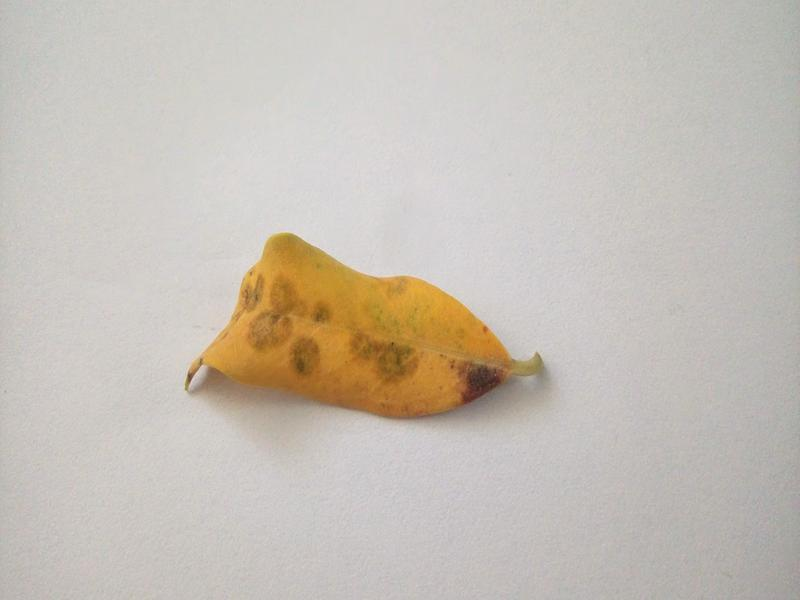
#> input picture dataset/peacock_disease/A13.JPG, 800 x 600 px, given as the content of the folder dataset/healthy, which was not available
$ jupyter execute --allow-errors Olive.ipynb   (text cells are left out)
#> lines starting #> are read from the running program, lines starting #| are printed output that depends on the picture; after the words box and inside, x2 and y2 are one past the last pixel; in counts of white or black regions, pixels touching at a corner belong together; pictures that were not available may be replaced by others from this repository, and a replacement may not be noted
[cell 1]
## IMPORT LIBRARIES ##

import numpy as np #numpy for

import pandas as pd # pandas

from matplotlib import pyplot as plt # matplot library
import seaborn as sns

[cell 2]
## IMPORT LIBRARIES ##

import os
from matplotlib import image as mpimg
from random import randint
from PIL import Image
from skimage import io, img_as_float, img_as_ubyte
from skimage.io import imread, imshow
import cv2
from glob import glob
from sklearn.decomposition import PCA
import warnings
warnings.filterwarnings('ignore')

##########

[cell 3]
## importing `os` library ##

import os

[cell 4]
## Load the image directories ##

dir = 'dataset' # paste your folder directory

# returns a list containing the names of the images in the `healthy` folder
healthy_data= os.listdir(dir + '/healthy')

# returns a list containing the names of the images in the a`culus olearius` folder
aculus_olearius_data= os.listdir(dir + '/aculus_olearius')

#returns a list containing the names of the images in the `peacock spot` folder
peacock_disease_data= os.listdir(dir + '/peacock_disease')

all_data = [healthy_data, aculus_olearius_data, peacock_disease_data]

##########

[cell 5]
########################################################################
## DISPLAY A RANDOM SAMPLE OF THREE IMAGES FROM THE DIFFERENT CLASSES ##
########################################################################


# STEP 1: Initialize a dictionary with class names as keys and directory path values

class_directories = {
    'Healthy Leaves': os.path.join(dir, 'healthy'), # Path to the directory containing the Healthy Leaves dataset
    'Aculus Olearius Infected Leaves': os.path.join(dir, 'aculus_olearius'), # Path to the directory containing images with Aculus Olearius Leaves
    'Peacock Disease Infected Leaves': os.path.join(dir, 'peacock_disease') # Path to the directory containing images with Peacock Spot Leaves
}


# STEP 2: Loop through each class to generate and plot samples

#> (the rest of this cell did not finish here and is left out)

[cell 6]
######################################################################
## BAR CHART TO VISUALIZE THE DISTRIBUTION OF IMAGES ACROSS CLASSES ##
######################################################################


## STEP 1: Initialize a dictionary with class names as keys and the number of images in each class as values


data_directories = {
    'Healthy Leaves': healthy_data, # Path to the directory containing the Healthy Leaves dataset
    'Aculus Olearius Leaves': aculus_olearius_data, # Path to the directory containing images with Aculus Olearius Leaves
    'Peacock Disease Leaves': peacock_disease_data # Path to the directory containing images with Peacock Spot Leaves
}

## STEP 2: Find the number of images in each class

leng = [len(data_directories['Healthy Leaves']), len(data_directories['Aculus Olearius Leaves']), len(data_directories['Peacock Disease Leaves'])]


## STEP 3: Plot the number of images for each class using a bar chart

plt.bar(data_directories.keys(), leng , width = .5)  # (x,y) = (class name, mumber of images)
plt.title("Number of Images by Class")  # Title of the plot
plt.ylabel('# of Images')  # Label for the y-axis
plt.show()  # Displays the plot
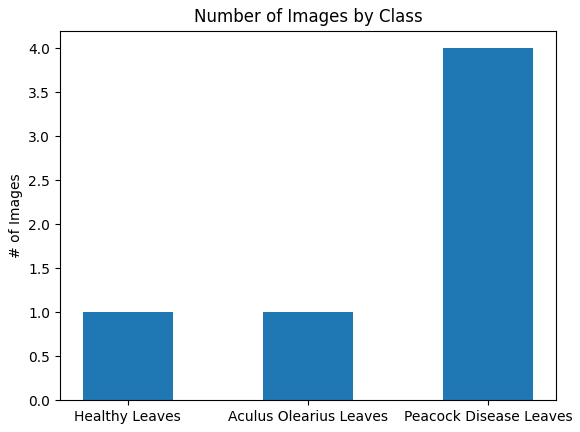
#> figure drawn by matplotlib, 1 panel; tallest bar 4 high, from x = 1.75 to 2.25

####

[cell 7]
######################################################################
## PLOTTING THE DISTRIBUTION OF DIMENSIONS FOR EACH CLASS OF IMAGES ##
######################################################################

## STEP 1: Define a dictionary with directory names for each class of images

train_dir = {
    'healthy_dir': os.path.join(dir, 'healthy/'), # Path to the directory containing healthy leaf images
    'aculus_olearius_dir': os.path.join(dir, 'aculus_olearius/'), # Path to the directory with aculus olearius infected leaf images
    'peacock_disease_dir': os.path.join(dir, 'peacock_disease/')  # Path to the directory of leaves with peacock disease
}

## STEP 2: Loop through each directory in the dictionary

for name, directory in train_dir.items():

    # List all files in the current directory
    filelist = [os.path.join(directory, f) for f in os.listdir(directory)]

    # Initialize lists to store the heights and widths of images
    heights = [] # list to store the height of each image
    widths = [] # list to store the width of each image

## STEP 3: Loop over each file in the directory

    for file in filelist:

        try:
            img = mpimg.imread(file) # Attempt to read the image file
#> img is the input picture: shape (600, 800, 3); mean R, G, B 198.6, 191.7, 182.8
        except:
            continue # If reading the image fails, skip to the next file

        # Extract the height and width of the current image
        h = img.shape[0] # image height
        w = img.shape[1] # image width

        # Append the image's dimensions to the respective lists
        heights.append(h)
        widths.append(w)

## STEP 4:

    # Create a DataFrame from the collected image dimensions
    dim_df = pd.DataFrame({'height': heights, 'width': widths})

    # Group the dimensions to count the occurrence of each size combination
    sizes = dim_df.groupby(['height', 'width']).size().reset_index().rename(columns={0: 'count'})

    # Plot
    sizes.plot.scatter(x='width', y='height',) # scatter plot where x-axis represents width and y-axis is height
    plt.title(f'Image Sizes (pixels)|{name}') # set the title of the plot to indicate the class of images being plotted
    plt.show()  # display plot for each class
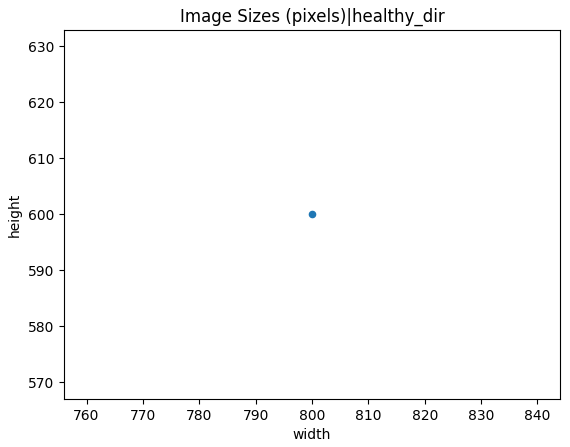
#> figure drawn by matplotlib, 1 panel

####

#> (a cell that did not finish here is left out)

[cell 9]
## IMPORT LIBRARY##

from sklearn.cluster import KMeans

#> (a cell that did not finish here is left out)

[cell 11]
###################
## K-MEANS MODEL ##
###################


## STEP 1: Instantiate the K-MEANS Model

kmeans = KMeans(n_clusters=2, random_state=123) # 2 clusters to segment the image into leaf and background
#> (the rest of this cell did not finish here and is left out)

#> (a cell that did not finish here is left out)

#> (a cell that did not finish here is left out)

#> (a cell that did not finish here is left out)

#> (a cell that did not finish here is left out)

[cell 16]
# Define the Function #
def get_slope(img):
    '''
    Takes in an RGB image array and returns the slope of the leaf's orientation in the image.

    Parameters:
    img (numpy.ndarray): The input image array in RGB format.

    Returns:
    float: The calculated slope of the leaf's orientation.
    '''

    # Flatten the image for KMeans
    flat_img = img.reshape(-1, 3)

    # Apply KMeans to segment the image
    kmeans = KMeans(n_clusters=2, random_state=123)
    kmeans.fit(flat_img)
    labels = kmeans.predict(flat_img)

    # Ensure the majority class is considered as the leaf
    if labels.sum() > (1-labels).sum():
        labels = 1 - labels

    # Reshape labels back to the original image shape
    label_img = labels.reshape(600,800)
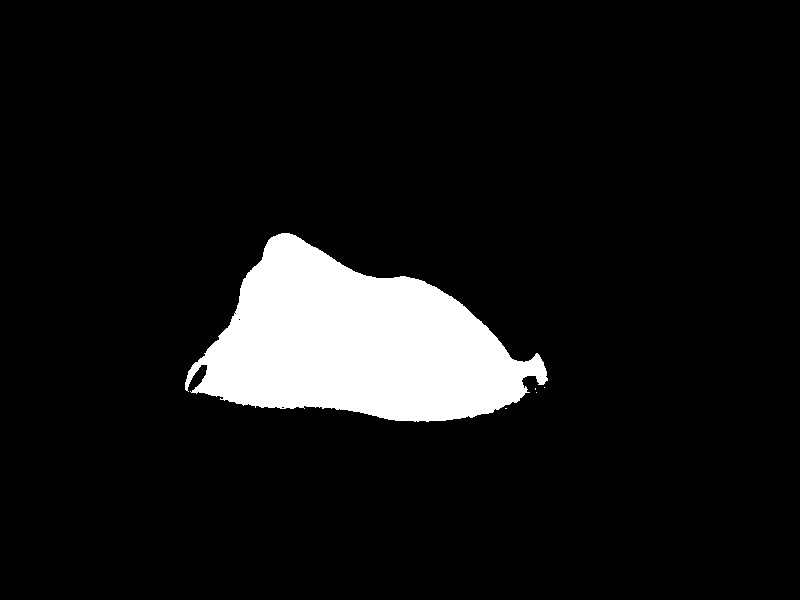
#> label_img: shape (600, 800) int32; values 0 (black) and 1 (white), 8.4% white; 5 white regions (4 under 20 px), largest, box (x1, y1, x2, y2) and area: (185, 233, 548, 422) 40401
    label_sum_row = label_img.sum(axis=1)
#> label_sum_row = 600 values, max 351 at index 364, min 0 at index 0, mean 67.34
    label_sum_col = label_img.sum(axis=0)
#> label_sum_col = 800 values, max 176 at index 281, min 0 at index 0, mean 50.51

    # Calculate first and last indices for rows and columns where the leaf is present
    first_row_index = np.argmax((label_sum_row) > 10)
#> first_row_index = 234
    last_row_index = 600 - np.argmax(((label_sum_row) > 10)[::-1])
#> last_row_index = 421
    first_col_index = np.argmax((label_sum_col) > 10)
#> first_col_index = 186
    last_col_index = 800 - np.argmax(((label_sum_col) > 10)[::-1])
#> last_col_index = 546

    # Calculate the slope
    slope = (last_row_index - first_row_index)/(last_col_index - first_col_index)
#> slope = 0.519

    return slope

#> (a cell that did not finish here is left out)

[cell 18]
## Find slope of leaf's orientaton for healthy leaves ##

# empty list
healthy_slopes = []

# for loop to iterate through images in healthy directory
for i in healthy_data:

    total = len(healthy_data) # total number of images is the length of the list of file names
    current = healthy_data.index(i) # the index of the current image the loop is on

    # progress bar
    print("On image ", current, ' from ', total, ' images.', end="\r", flush= True)

    # reading the image
    try:
        image = mpimg.imread(dir + '/healthy/' + i)
    except:
        continue


    slope = get_slope(image) # use the `get_slope` function to find teh slope
#> slope = 0.519
    healthy_slopes.append(slope) # store slopes in a list

[cell 19]
## Find slope of leaf's orientaton for healthy leaves ##

# empty list
peacock_slopes = []

# for loop to iterate through images in healthy directory
for i in peacock_disease_data:

    total = len(peacock_disease_data) # total number of images is the length of the list of file names
    current = peacock_disease_data.index(i) # the index of the current image the loop is on

    # progress bar
    print("On image ", current, ' from ', total, ' images.', end="\r", flush= True)

    # reading the image
    try:
        image = mpimg.imread(dir + '/peacock_disease/' + i)
    except:
        continue


    slope = get_slope(image) # use the `get_slope` function to find teh slope
    peacock_slopes.append(slope) # store slopes in a list

[cell 20]
## Find slope of leaf's orientaton for healthy leaves ##

# empty list
aculus_olearius_slopes = []
#> aculus_olearius_slopes = []

# for loop to iterate through images in healthy directory
for i in aculus_olearius_data:

    total = len(aculus_olearius_data) # total number of images is the length of the list of file names
    current = aculus_olearius_data.index(i) # the index of the current image the loop is on

    # progress bar
    print("On image ", current, ' from ', total, ' images.', end="\r", flush= True)

    # reading the image
    try:
        image = mpimg.imread(dir + '/aculus_olearius/' + i)
    except:
        continue


    slope = get_slope(image) # use the `get_slope` function to find teh slope
#> slope = 0.519
    aculus_olearius_slopes.append(slope) # store slopes in a list

[cell 21]
# Dictionary to hold the slope data and corresponding titles
slope_data = {
    'Healthy Leaf Slopes': healthy_slopes,
    'Slopes of Leaves Infected with Aculus Olearius Disease': aculus_olearius_slopes,
    'Slopes of Leaves Infected with Peacock Spot Disease': peacock_slopes
}

# Iterate over the dictionary to generate histograms for each set of slopes
for title, slopes in slope_data.items():
    plt.figure(figsize=(6, 3))  # Set the figure size
    plt.hist(slopes, bins=30, color='green', edgecolor='black')  # Generate the histogram
    plt.title(title)  # Set the title for each histogram
    plt.xlabel('Slope')  # Label for the x-axis
    plt.ylabel('Frequency')  # Label for the y-axis
    plt.tight_layout()  # Adjust the layout
    plt.show()  # Display the plot
#> this loop made 3 passes
#> pass 1, `plt.show()`:
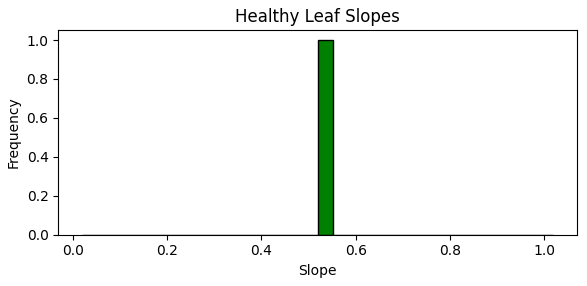
#> figure drawn by matplotlib, 1 panel; tallest bar 1 high, from x = 0.519 to 0.553

#> (a cell that did not finish here is left out)

[cell 23]
###########################################################
## HISTOGRAM OF PIXEL INTENSITIES FOR EACH COLOR CHANNEL ##
###########################################################

# STEP 1: Initiate some commands

channel_titles = ['Red Channel', 'Green Channel', 'Blue Channel'] # Titles for the channels for clarity in plotting
rgb_channels = ['red', 'green', 'blue'] # Colors for the histograms corresponding to each channel

plt.figure(figsize=(7, 5))  # Set figure size


# STEP 2:

# Loop through each channel
#> (the rest of this cell did not finish here and is left out)

[cell 24]
##

## STEP 1:

class_directories = {
    'Healthy Leaves': os.path.join(dir, 'healthy'), # Path to the directory containing the Healthy Leaves dataset
    'Aculus Olearius Infected Leaves': os.path.join(dir, 'aculus_olearius'), # Path to the directory containing images with Aculus Olearius Leaves
    'Peacock Disease Infected Leaves': os.path.join(dir, 'peacock_disease') # Path to the directory containing images with Peacock Spot Leaves
}

rgb_channels = ['red', 'green', 'blue'] # Colors for the histograms corresponding to each channel
channel_titles = ['Red Channel', 'Green Channel', 'Blue Channel'] # Titles for the channels for clarity in plotting


## STEP 2:
for class_name, directory in class_directories.items():
    # Initialize a list to store all channel values for the current class
    all_channel_values = [[], [], []]  # List of lists for red, green, blue channels

    # Get a list of all image files in the directory
    image_files = os.listdir(directory)
    total = len(image_files)  # Total number of images

    print(f"\nProcessing {class_name}... Total images: {total}")

    # Iterate over each image file in the directory
    for current, img_file in enumerate(image_files, 1):  # Start enumeration from 1
        img_path = os.path.join(directory, img_file)

        try:
            img = mpimg.imread(img_path)  # Load the image
        except Exception as e:
            print(f"Could not load image {img_file}: {e}")
            continue

        # Accumulate channel values
        for i in range(3):  # Loop through each RGB channel
            all_channel_values[i].extend(img[:, :, i].ravel())

        # Enhanced progress indicator
        print(f"Processing image {current}/{total} in {class_name}.", end="\r", flush=True)

    # Clear the progress line
    print("\nFinished processing images in " + class_name)

    plt.figure(figsize=(15, 5))
    plt.suptitle(f'Color Distribution for {class_name} Class')

    for i, color in enumerate(rgb_channels):
        channel_values_flat = np.array(all_channel_values[i])  # Convert to numpy array for analysis

        # Calculate statistics
        mean_val = np.mean(channel_values_flat)
        std_val = np.std(channel_values_flat)

        plt.subplot(2, 3, i+1)
        plt.hist(channel_values_flat, bins=256, color=color, alpha=0.6)
        plt.title(f'{channel_titles[i]}\nMean: {mean_val:.2f}, Std: {std_val:.2f}')
        plt.xlabel('Intensity Value')
        plt.ylabel('Frequency')
        plt.xlim([0, 255])


    plt.tight_layout(rect=[0, 0.03, 1, 0.95])
    plt.show()
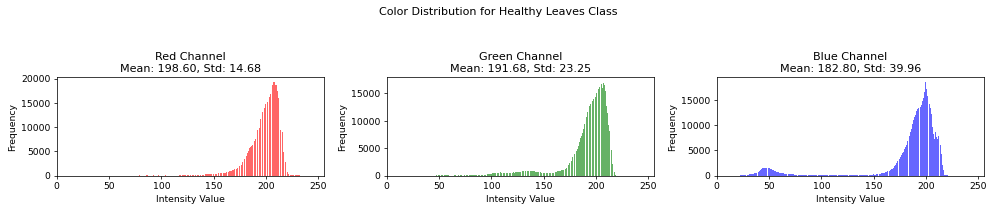
#> figure drawn by matplotlib, 3 panels; panel 1: tallest bar 19331 high, from x = 207.9 to 208.6; panel 2: tallest bar 17102 high, from x = 203.4 to 204.1; panel 3: tallest bar 18582 high, from x = 199.4 to 200.3

[cell 25]
class_directories = {
    'Healthy Leaves': os.path.join(dir, 'healthy'),
    'Aculus Olearius Infected Leaves': os.path.join(dir, 'aculus_olearius'),
    'Peacock Disease Infected Leaves': os.path.join(dir, 'peacock_disease')
}

rgb_channels = ['red', 'green', 'blue']
channel_titles = ['Red Channel', 'Green Channel', 'Blue Channel']

for class_name, directory in class_directories.items():
    all_channel_values = [[], [], []]  # Initialize for red, green, blue channels
    image_files = os.listdir(directory)  # Get all image files
    total = len(image_files)  # Total number of images

    print(f"\nProcessing {class_name}... Total images: {total}")

    for current, img_file in enumerate(image_files, 1):
        img_path = os.path.join(directory, img_file)
        try:
            img = mpimg.imread(img_path)
        except Exception as e:
            print(f"\nCould not load image {img_file}: {e}")
            continue

        for i in range(3):  # Accumulate channel values
            all_channel_values[i].extend(img[:, :, i].ravel())

        # Update the progress bar
        progress = int((current / total) * 100)  # Calculate progress percentage
        bar_length = 30  # You can adjust this to make the progress bar longer or shorter
        filled_length = int(bar_length * current // total)
        bar = '█' * filled_length + '-' * (bar_length - filled_length)
        print(f'\rProcessing image {current}/{total} [{bar}] {progress}%', end="\r", flush=True)
        if current == total:
            print()  # Move to the next line when done

    print("\nFinished processing images in " + class_name)

    plt.figure(figsize=(20, 10))  # Adjust the size to fit all plots
    plt.suptitle(f'Color Distribution and Analysis for {class_name} Class')

    # Plotting the histograms
    print("Starting histogram plots...")
    for i, color in enumerate(rgb_channels):
        print(f"Plotting {channel_titles[i]} histogram...")
        channel_values_flat = np.array(all_channel_values[i])
        mean_val = np.mean(channel_values_flat)
        std_val = np.std(channel_values_flat)

        plt.subplot(2, 3, i+1)
        plt.hist(channel_values_flat, bins=256, color=color, alpha=0.6)
        plt.title(f'{channel_titles[i]}\nMean: {mean_val:.2f}, Std: {std_val:.2f}')
        plt.xlabel('Intensity Value')
        plt.ylabel('Frequency')
        plt.xlim([0, 255])
    print("Histogram plots completed.")

    # Calculate and plot the correlation matrix
    print("Starting correlation matrix plot...")
    corr_matrix = np.corrcoef([all_channel_values[0], all_channel_values[1], all_channel_values[2]])
    plt.subplot(2, 3, 4)  # Position for the correlation heatmap
    sns.heatmap(corr_matrix, annot=True, cmap='coolwarm', xticklabels=rgb_channels, yticklabels=rgb_channels)
    plt.title('Color Channel Correlation')
    print("Correlation matrix plot completed.")

    # Adding Box Plot
    print("Starting box plot...")
    plt.subplot(2, 3, 5)  # Adjust subplot position for the box plot
    box_plot_data = [np.array(all_channel_values[i]) for i in range(3)]
    plt.boxplot(box_plot_data, patch_artist=True, labels=rgb_channels)
    plt.title('Box Plot of Color Intensities')
    plt.ylabel('Pixel Intensity')
    print("Box plot completed.")

    plt.tight_layout(rect=[0, 0.03, 1, 0.95])
    plt.show()
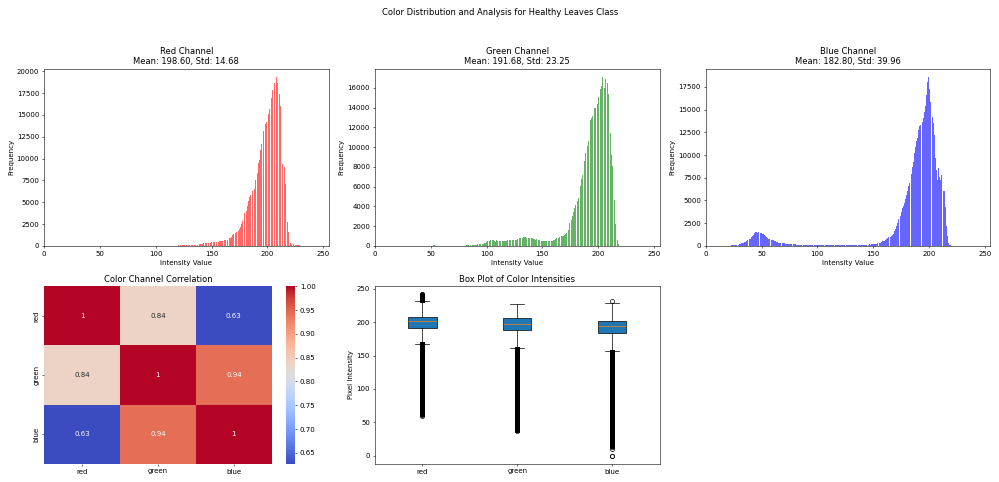
#> figure drawn by matplotlib, 6 panels; panel 1: tallest bar 19331 high, from x = 207.9 to 208.6; panel 2: tallest bar 17102 high, from x = 203.4 to 204.1; panel 3: tallest bar 18582 high, from x = 199.4 to 200.3
